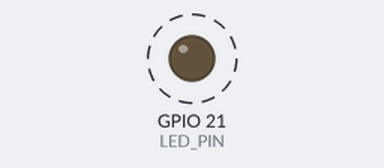
Simulated run of this sketch. Board: Seeed XIAO ESP32-S3. Parts: output pins drawn as LEDs (lit = HIGH). Dashed ring = blinking. What the sketch prints to the serial monitor is not drawn.

Above: at 0.5 s.
Timing chart, 0 to 4.6 s (numbered marks = the images above):
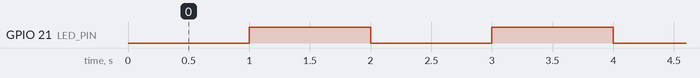

Measured:
- by itself, GPIO 21 (LED_PIN): alternates HIGH for 1.0 s and LOW for 1.0 s

The sketch:

blink.ino
```cpp
// blink - switch the built-in LED of the XIAO ESP32S3 on and off
//
// Board:     XIAOML Kit (XIAO ESP32S3 Sense), FQBN esp32:esp32:XIAO_ESP32S3
// Core:      esp32 by Espressif Systems 3.3.12
// Libraries: none

#define LED_PIN 21  // The built-in LED of the XIAO ESP32S3 is on GPIO21.

void setup() {
  Serial.begin(115200);
  pinMode(LED_PIN, OUTPUT);
}

// The LED pin works with inverted logic: LOW turns the LED on and HIGH turns
// it off.
void loop() {
  digitalWrite(LED_PIN, LOW);   // on
  Serial.println("LED on");
  delay(1000);
  digitalWrite(LED_PIN, HIGH);  // off
  Serial.println("LED off");
  delay(1000);
}
```
